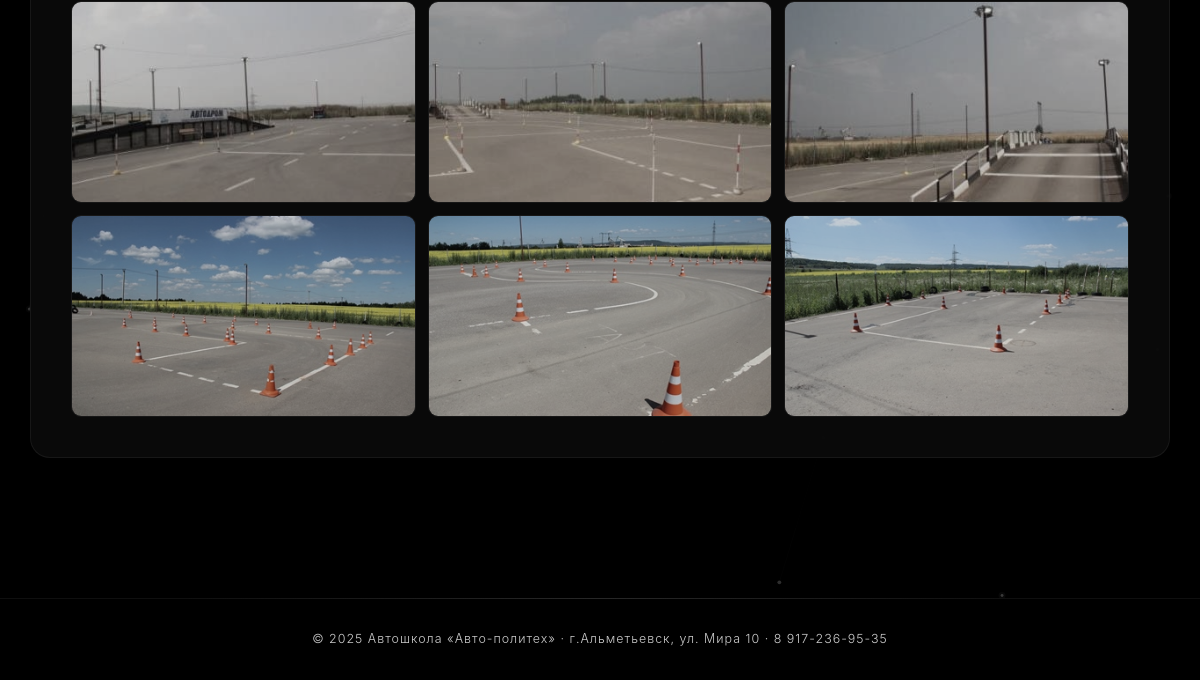
The app's page /gallery/ (lower part), older data.
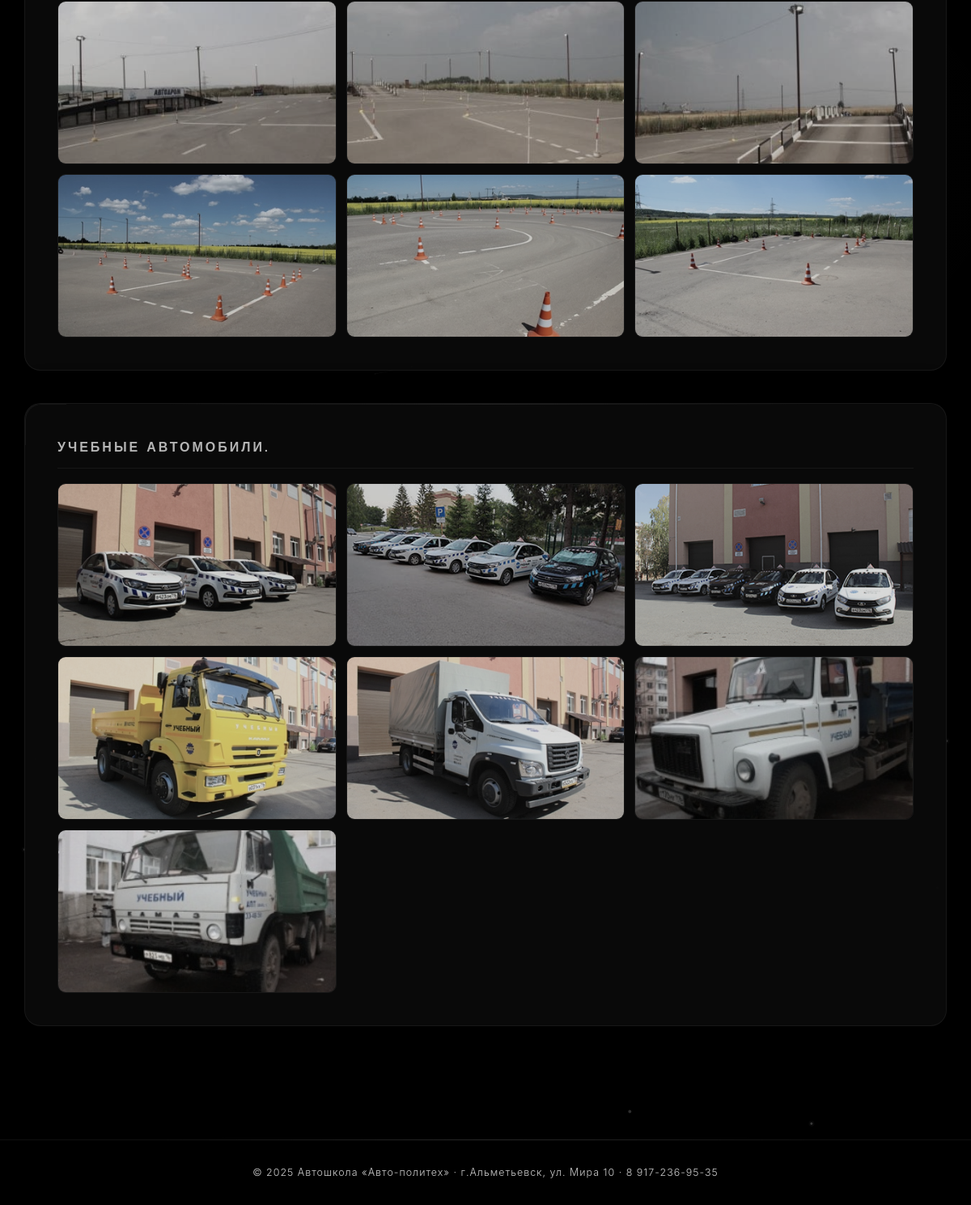
The same page, newer data.
### main/models.py (models this page shows, shortened)
class GalleryImage(models.Model):
    category = models.ForeignKey(GalleryCategory, on_delete=models.CASCADE, related_name='images',
                                  verbose_name='Категория')
    image = models.ImageField('Изображение', upload_to='gallery/')
    caption = models.CharField('Подпись', max_length=300, blank=True)
    order = models.IntegerField('Порядок', default=0)
    class Meta:
        verbose_name = 'Изображение'
        verbose_name_plural = 'Изображения'
        ordering = ['order']

class SiteSettings(models.Model):
    phone = models.CharField('Телефон', max_length=100, default='8 917-236-95-35')
    address = models.CharField('Адрес', max_length=300, default='г.Альметьевск, ул. Мира 10')
    office_room = models.CharField('Кабинет записи', max_length=50, default='№312')
    work_hours = models.CharField('Время работы', max_length=200,
                                  default='понедельник-пятница с 8:00 до 16:00 (обед с 12:00 до 13:00)')
    director_name = models.CharField('Руководитель', max_length=200, default='Алаев Владимир Петрович')
    director_office = models.CharField('Кабинет руководителя', max_length=50, default='220 кабинет')
    gosposhlina_link = models.URLField('Ссылка для оплаты госпошлины', max_length=500, blank=True)
    class Meta:
        verbose_name = 'Настройки сайта'
        verbose_name_plural = 'Настройки сайта'
    @classmethod
    def load(cls):
        obj, created = cls.objects.get_or_create(pk=1)
        return obj

class GalleryCategory(models.Model):
    name = models.CharField('Название', max_length=200)
    order = models.IntegerField('Порядок', default=0)
    class Meta:
        verbose_name = 'Категория галереи'
        verbose_name_plural = 'Категории галереи'
        ordering = ['order']

### main/views.py (the view)
# urls.py: path('gallery/', views.gallery, name='gallery'),
def gallery(request):
    categories = GalleryCategory.objects.prefetch_related('images').all()
    context = {
        'categories': categories,
    }
    return render(request, 'main/gallery.html', context)

### main/context_processors.py (called while the page is built)
def site_settings(request):
    try:
        settings = SiteSettings.load()
    except Exception:
        settings = None
    return {'site_settings': settings}

### main/templates/main/gallery.html (shortened to what this page needs)
{% extends 'main/base.html' %}
{% block content %}
{% for category in categories %}
<div class="glass-card gallery-section">
    <h3>{{ category.name }}</h3>
    <div class="gallery-grid">
        {% for image in category.images.all %}
        <div class="gallery-item">
            <img src="{{ image.image.url }}" alt="{{ image.caption }}" loading="lazy">
        </div>
        {% endfor %}
    </div>
</div>
{% empty %}
<div class="glass-card" style="text-align: center; padding: 60px;">
    <span style="font-size: 3rem; display: block; margin-bottom: 15px;">📷</span>
    <p style="color: var(--text-muted);">Фотографии скоро будут добавлены</p>
</div>
{% endfor %}
{% endblock %}

### main/templates/main/base.html (shortened to what this page needs)
{% load static %}
<!DOCTYPE html>
<html lang="ru">
<head>
    <link rel="stylesheet" href="{% static 'main/css/style.css' %}">
</head>
<body>
    <main class="main-content">
        {% block content %}{% endblock %}
    </main>
    <footer class="footer">
        <p>© 2025 Автошкола «Авто-политех» · {% if site_settings %}{{ site_settings.address }}{% else %}г.Альметьевск, ул. Мира 10{% endif %} · {% if site_settings %}{{ site_settings.phone }}{% else %}8 917-236-95-35{% endif %}</p>
    </footer>
</body>
</html>

Row changes from the older to the newer data that the page shows:
added GalleryCategory: name "УЧЕБНЫЕ АВТОМОБИЛИ."
added GalleryImage: image (picture), shown under "УЧЕБНЫЕ АВТОМОБИЛИ."
added GalleryImage: image (picture), shown under "УЧЕБНЫЕ АВТОМОБИЛИ."
added GalleryImage: image (picture), shown under "УЧЕБНЫЕ АВТОМОБИЛИ."
added GalleryImage: image (picture), shown under "УЧЕБНЫЕ АВТОМОБИЛИ."
added GalleryImage: image (picture), shown under "УЧЕБНЫЕ АВТОМОБИЛИ."
added GalleryImage: image (picture), shown under "УЧЕБНЫЕ АВТОМОБИЛИ."
added GalleryImage: image (picture), shown under "УЧЕБНЫЕ АВТОМОБИЛИ."
